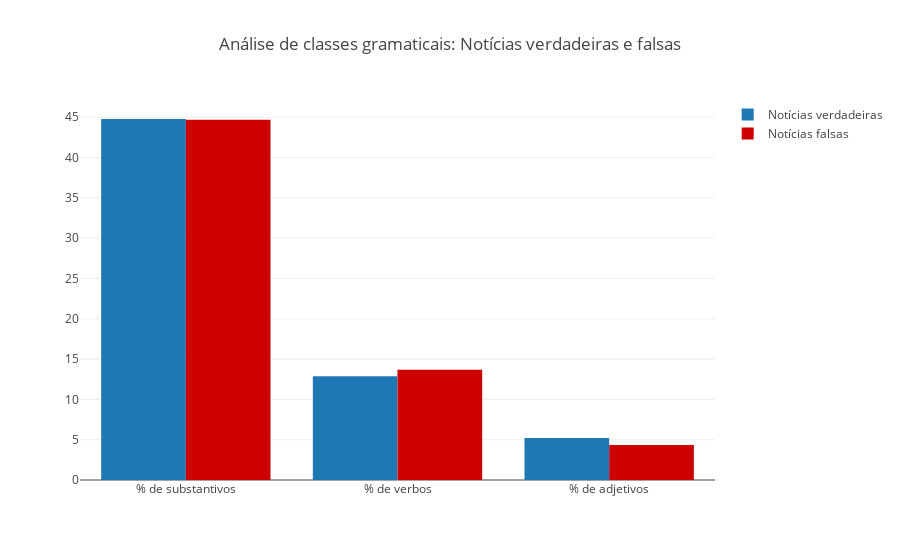

Notebook code cell kept with this figure:
### Markdown cell above
<h1>Ocorrência de classes gramaticais</h1>

### Code cell
#conta substantivos, verbos e adjetivos
def count_nva(df, column):
    nouns = 0
    verbs = 0
    adjs = 0
    advs = 0
    for i in range(0, df.shape[0]):
        expr = df[column].iloc[i]
        tags = nlp.pos_tag(expr)
        for word, tag in tags:
            if(tag[0] == 'N'):
                #print('noun', word)
                nouns += 1
            elif(tag[0] == 'V'):
                #print('verb', word)
                verbs += 1
            elif(tag == 'JJ' or tag == 'JJR' or tag == 'JJS'):
                #print('adjective', word)
                adjs += 1
            elif[tag == 'RB' or tag == 'RBR' or tag == 'RBS']:
                #print('adverb', word)
                advs += 1
    return [nouns, verbs, adjs]

def count_words(df, column):
    word_count = 0
    for i in range(0, df.shape[0]):
        word_count += len(word_tokenize(df[column].iloc[i]))
    return word_count


real_gram_count = count_nva(real_dataset,'title')
fake_gram_count = count_nva(fake_dataset,'title')
real_word_count = count_words(real_dataset, 'title')
fake_word_count = count_words(fake_dataset, 'title')

real_pctgs = np.multiply(np.divide(real_gram_count, real_word_count), 100)
fake_pctgs = np.multiply(np.divide(fake_gram_count, fake_word_count), 100)
labels = ['% de substantivos', '% de verbos', '% de adjetivos']
real_trace = go.Bar(
    x=labels,
    y=real_pctgs,
    name='Notícias verdadeiras'
)
fake_trace = go.Bar(
    x=labels,
    y=fake_pctgs,
    name='Notícias falsas',
    marker=dict(
        color='#cc0000'
    )
)
data = [real_trace, fake_trace]

layout = go.Layout(
    barmode='group',
    title='Análise de classes gramaticais: Notícias verdadeiras e falsas'
)
figure = go.Figure(data=data, layout=layout)
iplot(figure)

### Figure 1 — Plotly figure (JSON) as saved in the notebook; plotly's stock layout.template omitted (floating-point values rounded to 4 significant figures)
{"data": [{"name": "Notícias verdadeiras", "type": "bar", "uid": "50570aa4-2075-4a24-ad11-9fe7395376b8", "x": ["% de substantivos", "% de verbos", "% de adjetivos"], "y": [44.78, 12.88, 5.224]}, {"marker": {"color": "#cc0000"}, "name": "Notícias falsas", "type": "bar", "uid": "faa0781b-d9a0-4d0a-8e14-21a5e238c138", "x": ["% de substantivos", "% de verbos", "% de adjetivos"], "y": [44.7, 13.67, 4.345]}], "layout": {"barmode": "group", "title": "Análise de classes gramaticais: Notícias verdadeiras e falsas"}}
